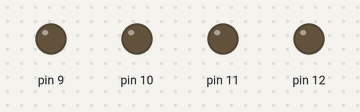
Bench run of a sketch on a simulated Arduino Uno, built with avr-gcc and run on an emulated ATmega328P. Shown: output pins drawn as LEDs (lit = HIGH).

Above: at 0.2 s.
At 1.2 s:
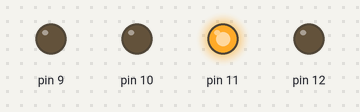
At 1.7 s:
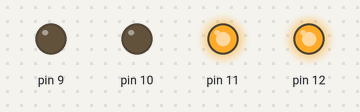
At 2.7 s:
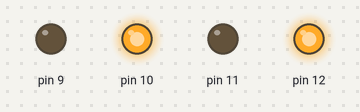
At 4.2 s:
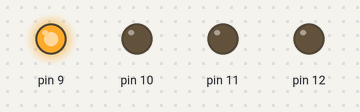
At 5.7 s:
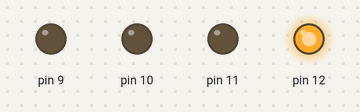
Timing chart, 0 to 6.5 s (numbered marks = the images above):
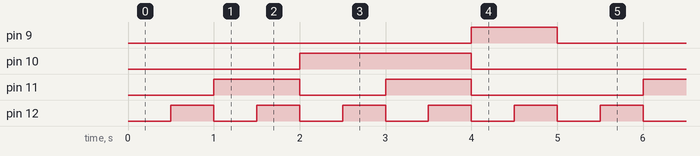

The sketch:

ARD_DISPLAY_METODOCORTO_CON_FOR.ino
```cpp
byte i,j,numero;
void setup() {
   for(i=9;i<=12;i++){pinMode(i,OUTPUT);}
}
void loop() {
   for(i=0;i<10;i++){
      numero=i;
      for(j=12;j>8;j--){
         digitalWrite(j,numero%2);
         numero=numero/2;
      }
      delay(500);
   }
}
```

Measured:
- by itself, pin 9: alternates HIGH for 1.0 s and LOW for 4.0 s
- by itself, pin 10: alternates HIGH for 2.0 s and LOW for 3.0 s
- by itself, pin 11: repeats every 5.0 s: LOW 1.0 s, HIGH 1.0 s, LOW 2.0 s, HIGH 1.0 s
- by itself, pin 12: alternates HIGH for 0.50 s and LOW for 0.50 s
